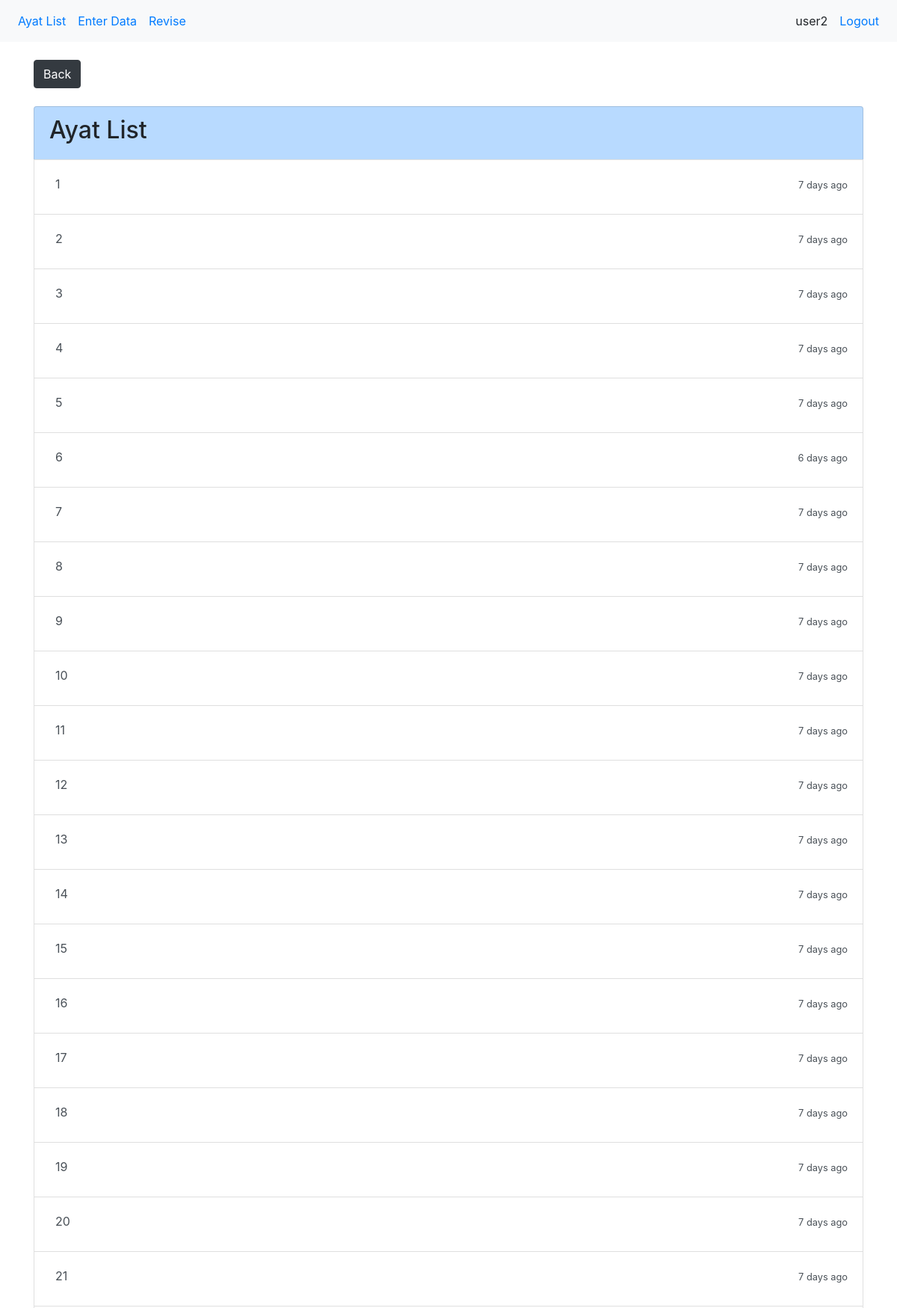
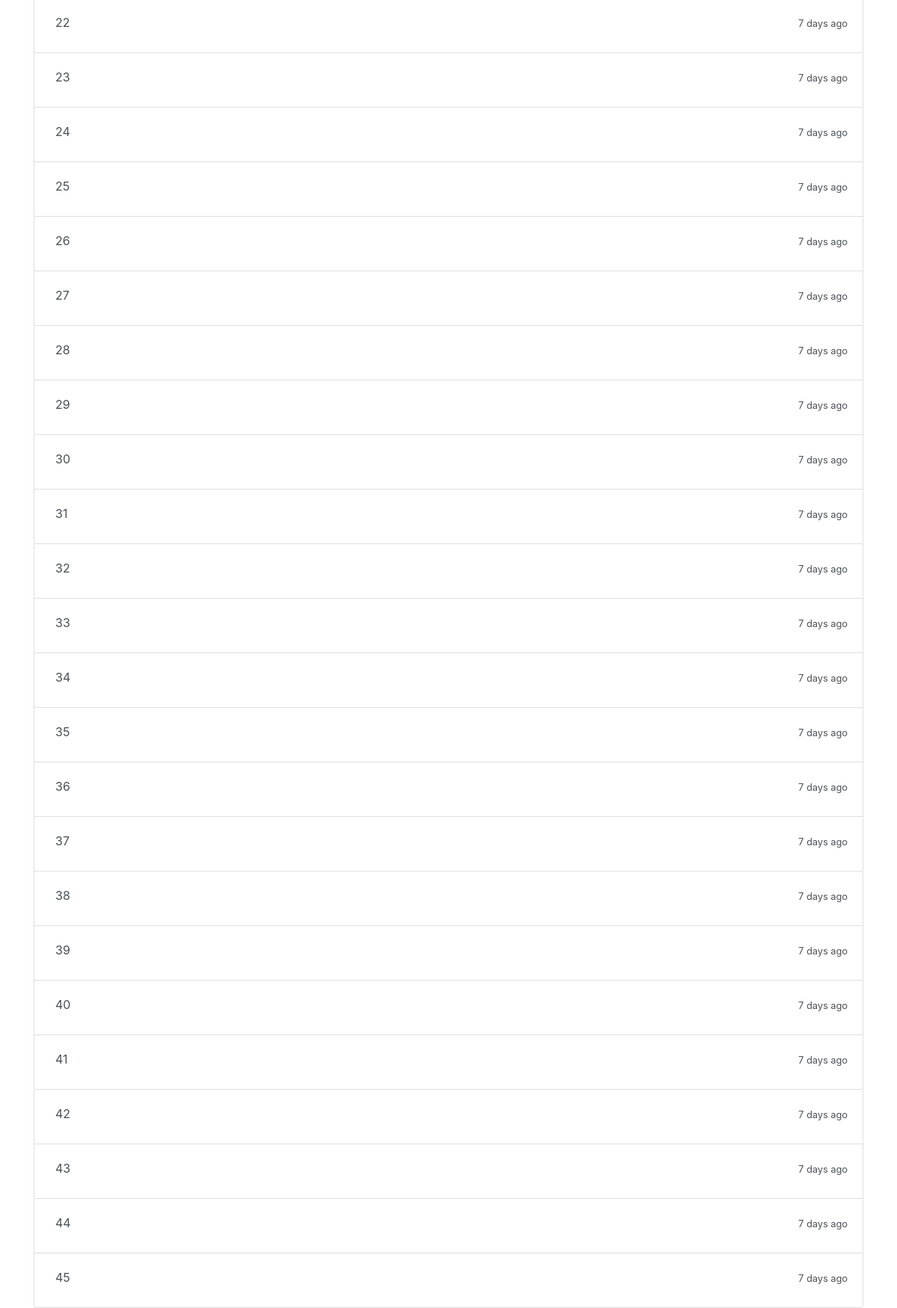
/qurandata/6/ayats/ (signed in), run on the app's committed database (2 pictures, top to bottom).
### qurandata/models.py (models this page shows, shortened)
class Hifz(models.Model):
    hafiz = models.ForeignKey(User, on_delete=models.SET_NULL, null=True, blank=True)
    surah_number = models.SmallIntegerField()
    ayat_number = models.SmallIntegerField()
    last_refreshed = models.DateField(_("Date"), default=datetime.date.today)
    juz_number = models.SmallIntegerField()
    def get_last_refreshed_timelength(self):
        now = datetime.date.today()
        diff = now - self.last_refreshed
        string = get_appropriate_timeunits_from_day(diff.days) + " ago"
        return string

### qurandata/views.py (the view)
# urls.py: path('<int:surah_number>/ayats/', login_required(views.AyatListView.as_view()), name="ayatlist"),
class AyatListView(generic.ListView):
    template_name = 'qurandata/ayatlist.html'
    context_object_name = 'ayat_list_for_surah'
    def get_queryset(self):
        hifz_list = Hifz.objects.filter(hafiz=self.request.user, surah_number=self.kwargs['surah_number'])
        for hifz in hifz_list:
            hifz.last_refreshed_period_string = hifz.get_last_refreshed_timelength()
        return hifz_list

### qurandata/helper.py (called while the page is built, shortened)
def get_appropriate_timeunits_from_day(days):
    years, months, weeks = None, None, None
    if years: return str(years) + " years " + str(months) + " months"
    if months: return str(months) + " months " + str(weeks) + " weeks"
    if weeks: return str(weeks) + " weeks " + str(days) + " days"
    return str(days) + " days"

### qurandata/templates/qurandata/ayatlist.html
{% extends "base_authenticated.html" %}
{% block content %}
    <div class="mb-4 text-align:left">
     <button class="btn btn-dark" onclick="history.back(-1)">Back</button>
  </div>
{% if ayat_list_for_surah %}
	<div class="list-group">
		<a class="list-group-item list-group-item-primary"><h2>Ayat List</h2></a>
    {% for hifz in ayat_list_for_surah %}
        <a class="list-group-item list-group-item-action " href="{% url 'qurandata:detail' hifz.surah_number hifz.ayat_number %}">
            <p class="ml-2 mt-2 align-self-center" style="text-align:left;">
                {{ hifz.ayat_number }}
                <span style="float:right;"><small>{{ hifz.last_refreshed_period_string }}</small></span>
            </p>
        </a>
    {% endfor %}
    </div>
{%  else %}
	<p>No ayats are available.</p>
{% endif %}
{% endblock %}

### qurandata/templates/base_authenticated.html (shortened to what this page needs)
{% load static %}
{% include "base_raw.html" %}
{% block navs %}
<nav class="navbar navbar-expand-sm bg-light">
  <ul class="navbar-nav">
      <li class="nav-item">
          <a class="nav-link" href="{% url 'qurandata:index' %}">Ayat List</a>
      </li>
      <li class="nav-item">
          <a class="nav-link" href="{% url 'qurandata:enter' %}">Enter Data</a>
      </li>
      <li class="nav-item">
          <a class="nav-link" href="{% url 'qurandata:revise' %}">Revise</a>
      </li>
  </ul>
  <div class="navbar-collapse order-3 dual-collapse2">
        <ul class="navbar-nav ml-auto">
            <li class="nav-item">
                <span class="nav-link">{{ user.get_username }}</span>
            </li>
            <li class="nav-item">
                <a class="nav-link" href="{% url 'logout' %}">Logout</a>
            </li>
        </ul>
    </div>
</nav>
<div class="container align-items-center justify-content-center ">
  {% block content %}
     {% endblock %}
</div>
{% endblock %}

### data on the page
Hifz: ayat_number "1", last_refreshed_period_string "7 days ago"
Hifz: ayat_number "2", last_refreshed_period_string "7 days ago"
Hifz: ayat_number "3", last_refreshed_period_string "7 days ago"
Hifz: ayat_number "4", last_refreshed_period_string "7 days ago"
Hifz: ayat_number "5", last_refreshed_period_string "7 days ago"
Hifz: ayat_number "6", last_refreshed_period_string "6 days ago"
Hifz: ayat_number "7", last_refreshed_period_string "7 days ago"
Hifz: ayat_number "8", last_refreshed_period_string "7 days ago"
Hifz: ayat_number "9", last_refreshed_period_string "7 days ago"
Hifz: ayat_number "10", last_refreshed_period_string "7 days ago"
Hifz: ayat_number "11", last_refreshed_period_string "7 days ago"
Hifz: ayat_number "12", last_refreshed_period_string "7 days ago"
Hifz: ayat_number "13", last_refreshed_period_string "7 days ago"
Hifz: ayat_number "14", last_refreshed_period_string "7 days ago"
Hifz: ayat_number "15", last_refreshed_period_string "7 days ago"
Hifz: ayat_number "16", last_refreshed_period_string "7 days ago"
Hifz: ayat_number "17", last_refreshed_period_string "7 days ago"
Hifz: ayat_number "18", last_refreshed_period_string "7 days ago"
Hifz: ayat_number "19", last_refreshed_period_string "7 days ago"
Hifz: ayat_number "20", last_refreshed_period_string "7 days ago"
Hifz: ayat_number "21", last_refreshed_period_string "7 days ago"
Hifz: ayat_number "22", last_refreshed_period_string "7 days ago"
Hifz: ayat_number "23", last_refreshed_period_string "7 days ago"
Hifz: ayat_number "24", last_refreshed_period_string "7 days ago"
Hifz: ayat_number "25", last_refreshed_period_string "7 days ago"
Hifz: ayat_number "26", last_refreshed_period_string "7 days ago"
Hifz: ayat_number "27", last_refreshed_period_string "7 days ago"
Hifz: ayat_number "28", last_refreshed_period_string "7 days ago"
Hifz: ayat_number "29", last_refreshed_period_string "7 days ago"
Hifz: ayat_number "30", last_refreshed_period_string "7 days ago"
Hifz: ayat_number "31", last_refreshed_period_string "7 days ago"
Hifz: ayat_number "32", last_refreshed_period_string "7 days ago"
Hifz: ayat_number "33", last_refreshed_period_string "7 days ago"
Hifz: ayat_number "34", last_refreshed_period_string "7 days ago"
Hifz: ayat_number "35", last_refreshed_period_string "7 days ago"
Hifz: ayat_number "36", last_refreshed_period_string "7 days ago"
Hifz: ayat_number "37", last_refreshed_period_string "7 days ago"
Hifz: ayat_number "38", last_refreshed_period_string "7 days ago"
Hifz: ayat_number "39", last_refreshed_period_string "7 days ago"
Hifz: ayat_number "40", last_refreshed_period_string "7 days ago"
Hifz: ayat_number "41", last_refreshed_period_string "7 days ago"
Hifz: ayat_number "42", last_refreshed_period_string "7 days ago"
Hifz: ayat_number "43", last_refreshed_period_string "7 days ago"
Hifz: ayat_number "44", last_refreshed_period_string "7 days ago"
Hifz: ayat_number "45", last_refreshed_period_string "7 days ago"

### other printed values
{{ user.get_username }} "user2"
